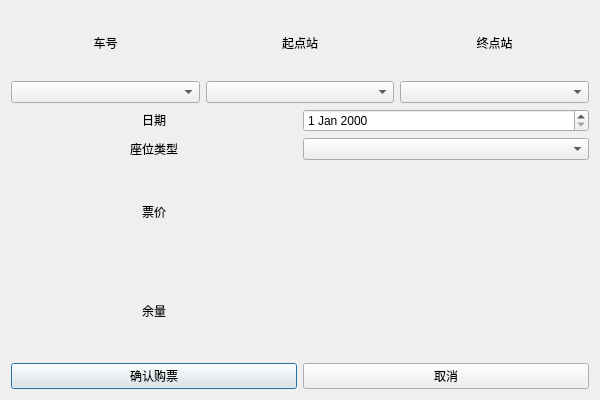
<?xml version="1.0" encoding="UTF-8"?>
<ui version="4.0">
 <class>TicketWindowClass</class>
 <widget class="QDialog" name="TicketWindowClass">
  <property name="geometry">
   <rect>
    <x>0</x>
    <y>0</y>
    <width>600</width>
    <height>400</height>
   </rect>
  </property>
  <property name="windowTitle">
   <string>TicketWindow</string>
  </property>
  <layout class="QGridLayout" name="gridLayout">
   <item row="0" column="0">
    <layout class="QHBoxLayout" name="horizontalLayout_2">
     <item>
      <layout class="QVBoxLayout" name="verticalLayout_4">
       <item>
        <widget class="QLabel" name="trainlnameabel">
         <property name="text">
          <string>&lt;html&gt;&lt;head/&gt;&lt;body&gt;&lt;p align=&quot;center&quot;&gt;车号&lt;/p&gt;&lt;/body&gt;&lt;/html&gt;</string>
         </property>
        </widget>
       </item>
       <item>
        <widget class="QComboBox" name="trainnameBox"/>
       </item>
      </layout>
     </item>
     <item>
      <layout class="QVBoxLayout" name="verticalLayout_5">
       <item>
        <widget class="QLabel" name="startstationlabel">
         <property name="text">
          <string>&lt;html&gt;&lt;head/&gt;&lt;body&gt;&lt;p align=&quot;center&quot;&gt;起点站&lt;/p&gt;&lt;/body&gt;&lt;/html&gt;</string>
         </property>
        </widget>
       </item>
       <item>
        <widget class="QComboBox" name="startstationBox"/>
       </item>
      </layout>
     </item>
     <item>
      <layout class="QVBoxLayout" name="verticalLayout_6">
       <item>
        <widget class="QLabel" name="endstationlabel">
         <property name="text">
          <string>&lt;html&gt;&lt;head/&gt;&lt;body&gt;&lt;p align=&quot;center&quot;&gt;终点站&lt;/p&gt;&lt;/body&gt;&lt;/html&gt;</string>
         </property>
        </widget>
       </item>
       <item>
        <widget class="QComboBox" name="endstationBox"/>
       </item>
      </layout>
     </item>
    </layout>
   </item>
   <item row="1" column="0">
    <layout class="QHBoxLayout" name="horizontalLayout_5">
     <item>
      <widget class="QLabel" name="timelabel">
       <property name="text">
        <string>&lt;html&gt;&lt;head/&gt;&lt;body&gt;&lt;p align=&quot;center&quot;&gt;日期&lt;/p&gt;&lt;/body&gt;&lt;/html&gt;</string>
       </property>
      </widget>
     </item>
     <item>
      <widget class="QDateEdit" name="dateEdit"/>
     </item>
    </layout>
   </item>
   <item row="2" column="0">
    <layout class="QHBoxLayout" name="horizontalLayout_4">
     <item>
      <widget class="QLabel" name="seatlabel">
       <property name="text">
        <string>&lt;html&gt;&lt;head/&gt;&lt;body&gt;&lt;p align=&quot;center&quot;&gt;座位类型&lt;/p&gt;&lt;/body&gt;&lt;/html&gt;</string>
       </property>
      </widget>
     </item>
     <item>
      <widget class="QComboBox" name="seatBox"/>
     </item>
    </layout>
   </item>
   <item row="3" column="0">
    <layout class="QHBoxLayout" name="horizontalLayout">
     <item>
      <widget class="QLabel" name="seatpricelabel">
       <property name="text">
        <string>&lt;html&gt;&lt;head/&gt;&lt;body&gt;&lt;p align=&quot;center&quot;&gt;票价&lt;/p&gt;&lt;/body&gt;&lt;/html&gt;</string>
       </property>
      </widget>
     </item>
     <item>
      <widget class="QLabel" name="priceLabel">
       <property name="text">
        <string>&lt;html&gt;&lt;head/&gt;&lt;body&gt;&lt;p align=&quot;center&quot;&gt;&lt;br/&gt;&lt;/p&gt;&lt;/body&gt;&lt;/html&gt;</string>
       </property>
      </widget>
     </item>
    </layout>
   </item>
   <item row="4" column="0">
    <layout class="QHBoxLayout" name="horizontalLayout_6">
     <item>
      <widget class="QLabel" name="seatnumberlabel">
       <property name="text">
        <string>&lt;html&gt;&lt;head/&gt;&lt;body&gt;&lt;p align=&quot;center&quot;&gt;余量&lt;/p&gt;&lt;/body&gt;&lt;/html&gt;</string>
       </property>
      </widget>
     </item>
     <item>
      <widget class="QLabel" name="seatnumberlabel_t">
       <property name="text">
        <string>&lt;html&gt;&lt;head/&gt;&lt;body&gt;&lt;p align=&quot;center&quot;&gt;&lt;br/&gt;&lt;/p&gt;&lt;/body&gt;&lt;/html&gt;</string>
       </property>
      </widget>
     </item>
    </layout>
   </item>
   <item row="5" column="0">
    <layout class="QHBoxLayout" name="horizontalLayout_3">
     <item>
      <widget class="QPushButton" name="buyButton">
       <property name="text">
        <string>确认购票</string>
       </property>
      </widget>
     </item>
     <item>
      <widget class="QPushButton" name="cancelButton">
       <property name="text">
        <string>取消</string>
       </property>
      </widget>
     </item>
    </layout>
   </item>
  </layout>
 </widget>
 <layoutdefault spacing="6" margin="11"/>
 <resources/>
 <connections/>
</ui>
